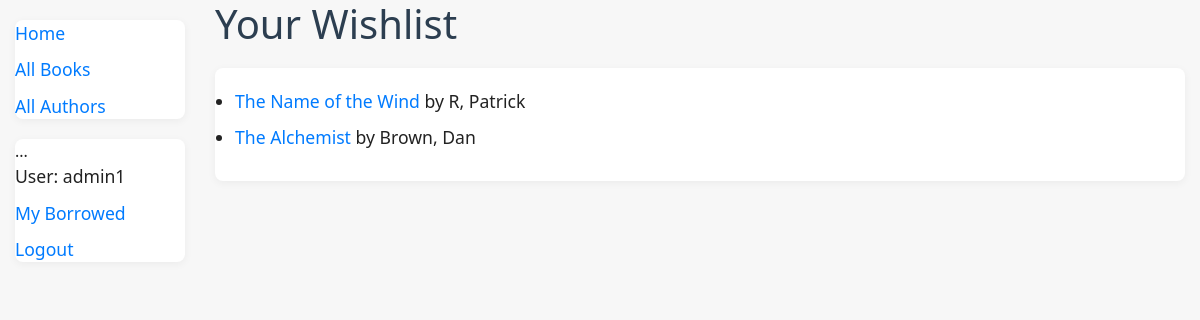
The page /catalog/wishlist/ (signed in) on the database its author committed.
### catalog/models.py (models this page shows, shortened)
class Book(models.Model):
    title = models.CharField(max_length=200)
    author = models.ForeignKey('Author', on_delete=models.SET_NULL, null=True)
    summary = models.TextField(max_length=1000, help_text='Enter a brief summary of the book')
    isbn = models.CharField('ISBN', max_length=13, help_text='13 character ISBN Number')
    genre = models.ManyToManyField(Genre, help_text='Select a Genre for this book')
    language = models.ForeignKey('Language', help_text='Select the language of the book', on_delete=models.SET_NULL, null=True)
    def display_genre(self):
        """
        Create a string for the genre
        :return:
        """
        return ', '.join(genre.name for genre in self.genre.all()[:3])
    display_genre.short_description = 'Genre'

class Author(models.Model):
    first_name = models.CharField(max_length=100)
    last_name = models.CharField(max_length=100)
    date_of_birth = models.DateField(null = True, blank= True)
    date_of_death = models.DateField('Died', null = True, blank= True)
    class Meta:
        ordering = ['last_name', 'first_name']
    def __str__(self):
        return f'{self.last_name}, {self.first_name}'

### catalog/views.py (the view)
# urls.py: path('wishlist/', views.wishlist, name='wishlist'),
@login_required
def wishlist(request):
    books = Book.objects.filter(wishlist__user=request.user)
    return render(request, 'catalog/wishlist.html', {'books': books})

### catalog/templates/catalog/wishlist.html
{% extends "base_generic.html" %}
{% block content %}
<h1>Your Wishlist</h1>
<ul>
    {% for book in books %}
    <li>
        <a href="{% url 'book-detail' book.pk %}">{{ book.title }}</a> by {{ book.author }}
    </li>
    {% empty %}
    <li>No books in your wishlist.</li>
    {% endfor %}
</ul>
{% endblock %}

### catalog/templates/base_generic.html (shortened to what this page needs)
<!DOCTYPE html>
<html lang="en">
<head>
    <link rel="stylesheet" href="https://maxcdn.bootstrapcdn.com/bootstrap/4.3.1/css/bootstrap.min.css">
     {% load static %}
    <link rel="stylesheet" href="{% static 'css/styles.css' %}">
</head>
<body>
    <div class="container-fluid">
        <div class="row">
            <div class="col-sm-2">
                {% block sidebar %}
                    <ul class="sidebar-nav">
                    <li><a href="{% url 'index' %}">Home</a> </li>
                    <li><a href="{% url 'books' %}">All Books</a> </li>
                    <li><a href="#">All Authors</a> </li>
                    </ul>
                    <ul class="sidebar-nav">
                         ...
                   {% if user.is_authenticated %}
                     <li>User: {{ user.get_username }}</li>
                        <li><a href="{% url 'my-borrowed' %}">My Borrowed</a></li>
                     <li><a href="{% url 'logout'%}?next={{request.path}}">Logout</a></li>
                   {% else %}
                     <li><a href="{% url 'login'%}?next={{request.path}}">Login</a></li>
                   {% endif %}
                  </ul>
                {% endblock %}
            </div>
        <div class="col-sm-10">{%  block content %} {% endblock %}
        </div>
        </div>
    </div>
</body>
</html>

### catalog/static/css/styles.css (style rules this page uses)
body { font-family: 'Segoe UI', Arial, sans-serif; background: #f7f7f7; color: #222; margin: 0; padding: 0; }
h1, h2 { color: #2c3e50; margin-bottom: 10px; }
ul { background: #fff; border-radius: 8px; box-shadow: 0 2px 8px rgba(0,0,0,0.05); padding: 20px; margin: 20px 0; }
li { margin-bottom: 10px; font-size: 1.1em; }
.sidebar-nav { margin-top: 20px; padding: 0; list-style: none; }

### rows shown on the page
Book: title "The Name of the Wind", author "R, Patrick"
Book: title "The Alchemist", author "Brown, Dan"

### other values the page prints
{{ user.get_username }} "admin1"
